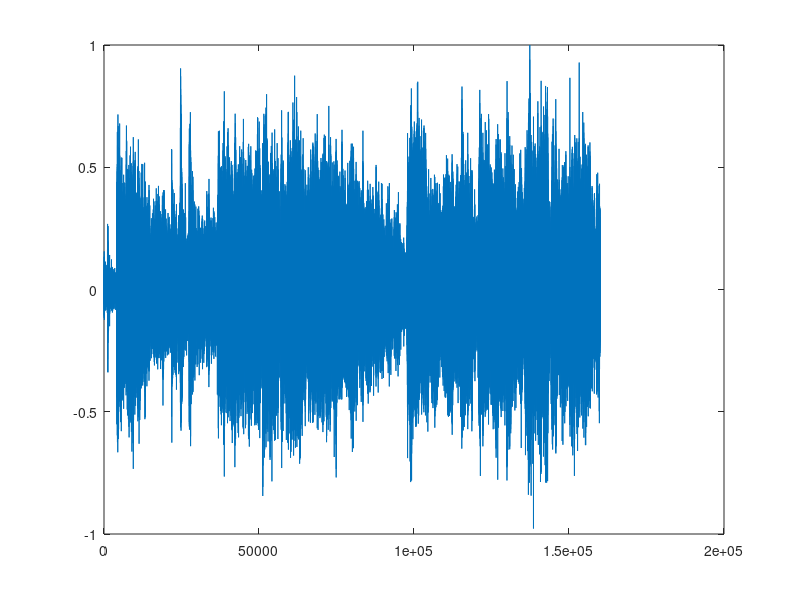

MATLAB code for this plot: (Note: this script raises an error after producing the figure.)
%%%%%%%%%%%%%%%%%%%%%%%%%%%%%%%%%%%%%%%
%       Matlab Script                 %
%       EE305, Lab 7 & 8              %
%       Spring 2024                   %
%%%%%%%%%%%%%%%%%%%%%%%%%%%%%%%%%%%%%%%

% The file 'voice.mat' includes a 20-second long piece of speech sampled at
% 8kHz under the matlab array named 'data' with values contained in [-1,1].

% Our goal in labs 7 & 8 are to perform
%  1. Perform PCM waveform encoding from matlab array 'data'
%  2. Perform QPSK modulation and demodulation
%  3. Perform convoluational encoding and decoding
%  4. Assess voice quality for different SNR values

% Clear the workspace & Command window
clear all;
clc;

% Basic settings
j = sqrt(-1);
f_sample = 8000;  % samples per second
bitsPerSample = 3; % PCM coding parameter
block_size = 128;  % number of bits per packet
EbNo_array_dB = [0:2:10]; % [0 2 4 6 8 10]


%%%%%%%%%%%%% Load the data
load music;
plot(data); % check data
disp('data size')
size(data)

data_array_rx = zeros(size(data)); % Initialization

%%%%%%%%%%%%% PCM Waveform encoding
bit_stream_tx = func_PCM_coding(data, bitsPerSample); 
%%%% Insert script:  Use 8bit O2C offset 2's complement binary scheme 
%%%% to represent a value x[n], where -1 <= x[n] <= 1
%%%% data => s[n]
disp('size of bit_stream_tx')
size(bit_stream_tx)

number_of_packets = length(bit_stream_tx) / block_size; % block_size = 128

% Initialization
bit_stream_rx = zeros(length(bit_stream_tx),1); 
BER = zeros(length(EbNo_array_dB),1);
BER_theo = zeros(length(EbNo_array_dB),1);

% Iterate 6 times for each dB (EbNo_array_dB)
for iebno = 1 : length(EbNo_array_dB)
    EbNo_dB=EbNo_array_dB(iebno);
    EbNo_dB;
    EbNo = 10^(0.1*EbNo_dB);
    % Calcuate signal gain and noise variance from EbNo:  
    % Eb/No = 0.5 Es/No = 0.5 * gain^2/No;                                                  
    % sigma^2 = No/2
    %=======================================================================
    gain = 1;
    sigma = sqrt(0.5*(0.5*gain^2/EbNo));
    %======================================================================= 
    
    for ipacket = 1 : number_of_packets

        %%%%%%%%%%%%% Take a packet from bit_stream_tx
        % Extract a packet from bit_stream_tx
        start_idx = (ipacket - 1) * block_size + 1;
        end_idx = ipacket * block_size;
        
        % Ensure indices are valid
        if end_idx > length(bit_stream_tx)
            error('End index exceeds the length of bit_stream_tx.');
        end
        
        % Extract the ipacket-th packet
        bits_packet_tx = bit_stream_tx(start_idx : end_idx);
        
        %%%%%%%%%%%%% Convolutional Channel Coding(Exp 8)
        encoded_bits_packet_tx = func_conv_coding(bits_packet_tx);
        % encoded_bits_packet_tx =  bits_packet_tx;

        %%%%%%%%%%%%% QPSK modulation
        % generate symbol_block of complex symbols with unit magnitude
        symbols_packet_tx = func_QPSK_modulation(encoded_bits_packet_tx);        

        %%%%%%%%%%%%% AWGN and Receiver
        %=======================================================================
        % Get the size of the input symbols packet
        arr_size = size(symbols_packet_tx);  

        % Generate complex Gaussian noise
        AWGN = sigma * (randn(arr_size) + 1j * randn(arr_size));

        % Add noise to the transmitted symbols to simulate the received symbols
        symbols_packet_rx = symbols_packet_tx + AWGN;
        %=======================================================================
        
        %%%%%%%%%%%%% Hard-decision QPSK demodulation
        received_bits_packet_rx = func_QPSK_demodulation(symbols_packet_rx);    
        
        %%%%%%%%%%%%% Convolutional Decoding
        decoded_bits_packet_rx = func_conv_decoding(received_bits_packet_rx);
        % decoded_bits_packet_rx = received_bits_packet_rx;        
        
        %%%%%%%%%%%%% Reconstruct the whole file
        bit_stream_rx(start_idx : end_idx) = decoded_bits_packet_rx;
    end
    
    %=======================================================================
    % For each Eb/No, compute empirical and theoretical BER
    BER_theo(iebno) = erfc(sqrt(EbNo))/2;
    BER(iebno) = sum(xor(bit_stream_rx, bit_stream_tx))/length(bit_stream_tx);

    %=======================================================================

    % PCM decoding and replay the sound
    disp('bit stream rx size')
    size(bit_stream_rx)
    data_array_rx = func_PCM_decoding(bit_stream_rx,bitsPerSample); %added
    sum(abs(data - data_array_rx)) %added 
    plot(data_array_rx)

    % generate sound using the array 'data' with 8kHz sampling rate with 8 bit resolution.
    sound(data_array_rx,8000); 
 
    disp('paused after one iebno iteration')
    pause
   
end   

%% plot BER
figure (1)
semilogy(EbNo_array_dB,BER,'--x') %added
hold on 
grid on
semilogy(EbNo_array_dB,BER_theo,'-o') %added 
xlabel('Eb/No [dB]');
ylabel('BER');
legend('BER', 'BER-theo')
